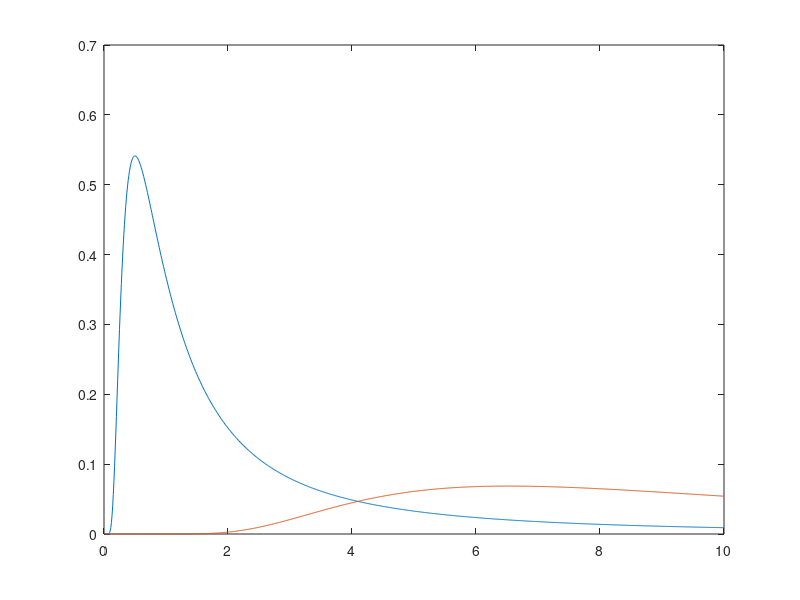
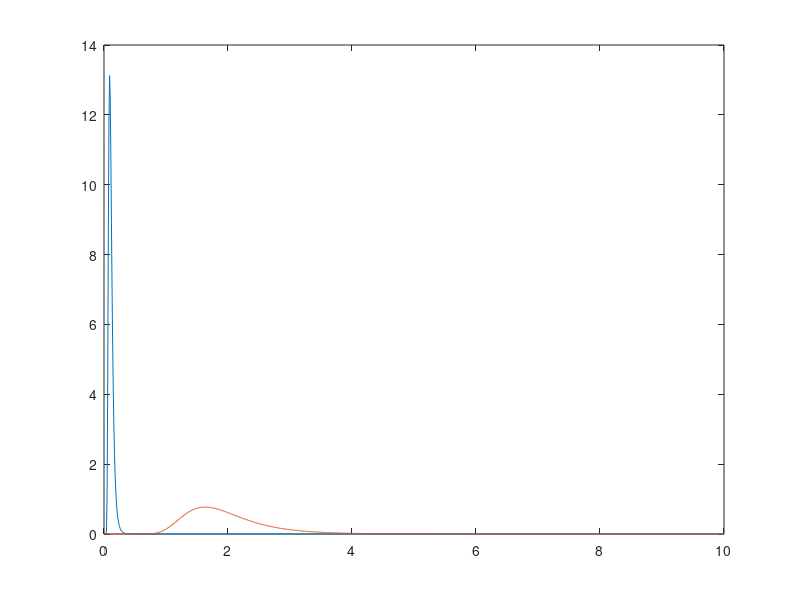

These figures' MATLAB source, in order:
% ===================================
% TDA231 - Machine Learning
% HOMEWORK 1 - Task 2.1
% ===================================
% By Victor Nilsson 
% 931006-5132
% Vicnilss@student.chalmers.se
% And
% Bjarki Vilmarsson
% bjarkiv@student.chalmers.se
% 2017-01-26

clear all, close all, clc

load('dataset1.mat');

sigma_ml = length(x).*var(x);
sigma_ml= mean(sigma_ml);

prior_distribution = @(s,alpha,beta) beta.^alpha/gamma(alpha)*s.^(-alpha-1).*exp(-beta./s);
posterior_distribution =@(s,alpha,beta) prior_distribution(s,alpha+1,beta+sqrt(sigma_ml));


x_axis = 0:0.01:10;

plot(x_axis,prior_distribution(x_axis,1,1))
hold on
plot(x_axis,posterior_distribution(x_axis,1,1))
figure
plot(x_axis,prior_distribution(x_axis,10,1))
hold on
plot(x_axis,posterior_distribution(x_axis,10,1))
